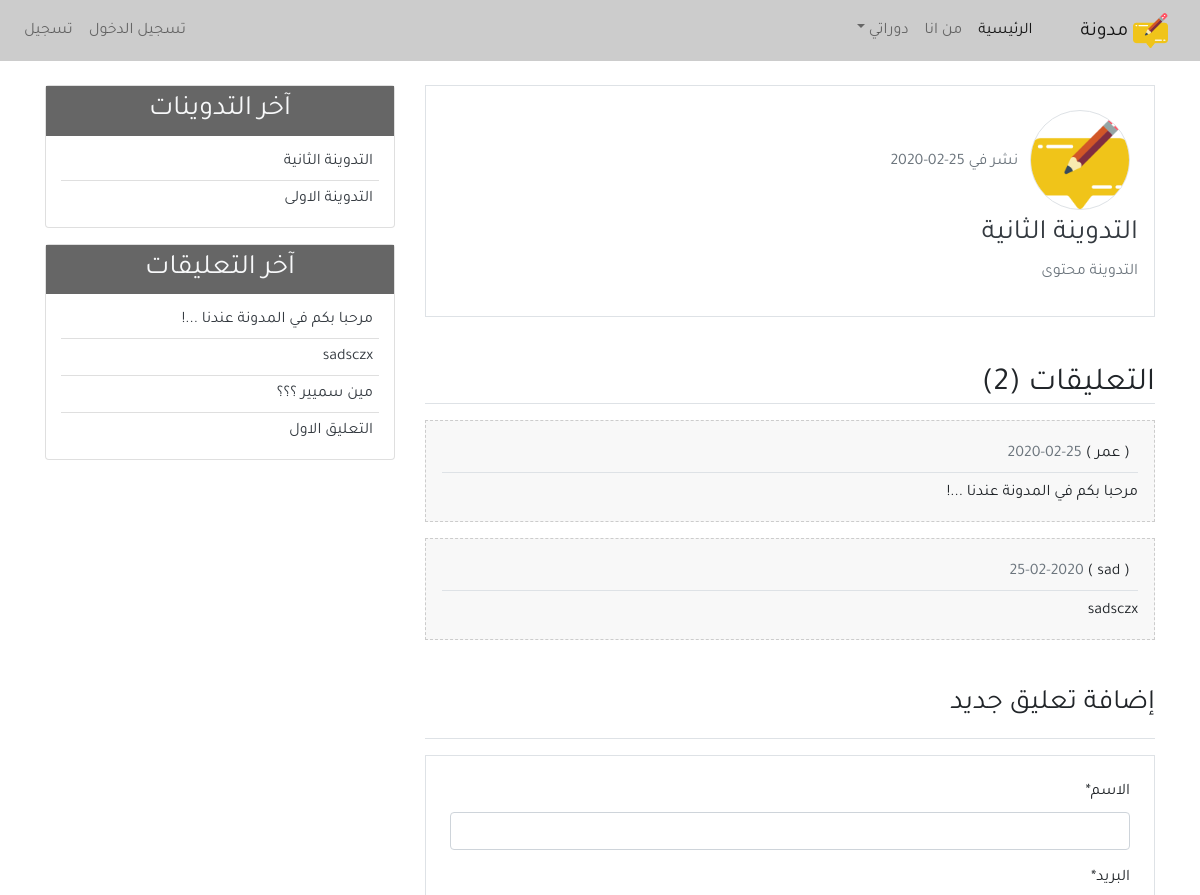
The page /detail/2/ (upper part) on the database as committed earlier.
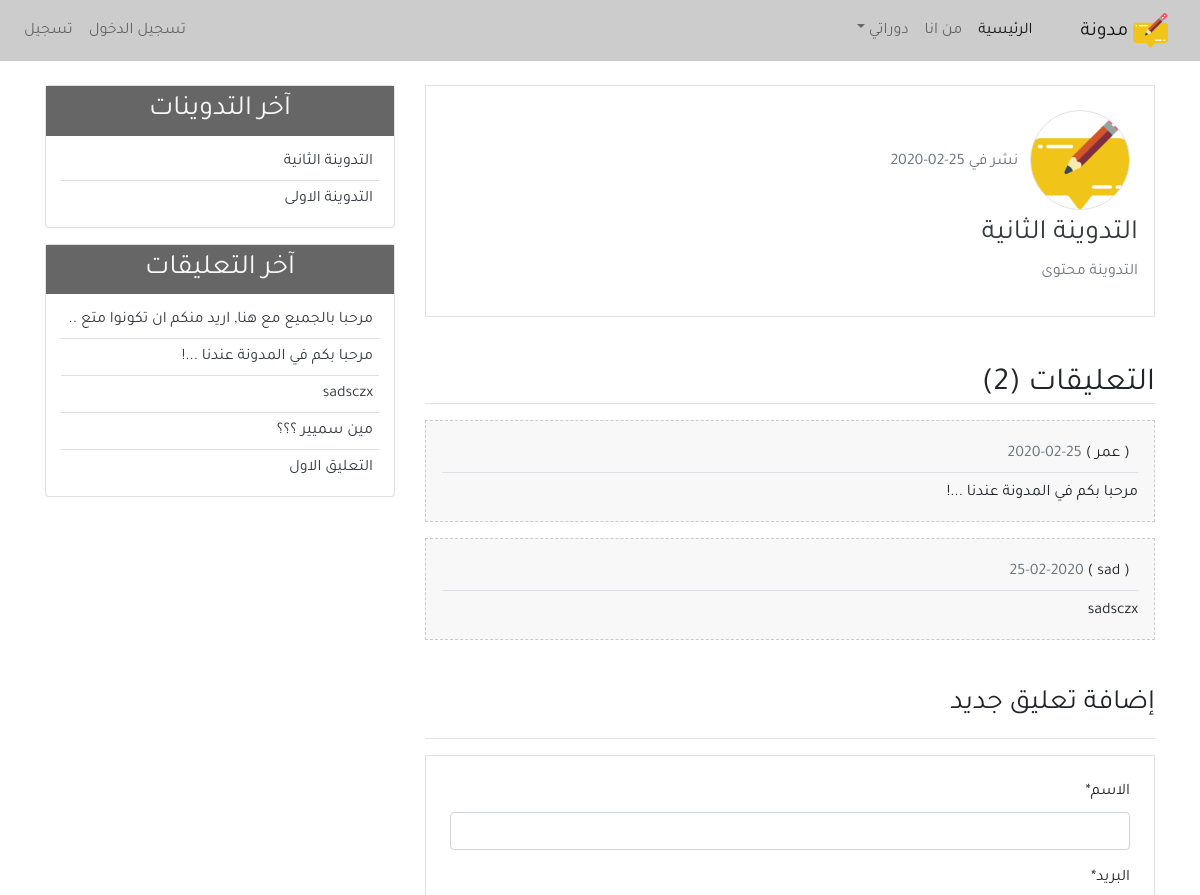
The same page on the database as committed later.
### blog/models.py (models this page shows, shortened)
class Comment(models.Model):
    name = models.CharField(max_length=50, verbose_name='الاسم')
    email = models.EmailField(verbose_name='البريد')
    body = models.TextField(verbose_name='التعليق')
    comment_date = models.DateTimeField(auto_now_add=True)
    active = models.BooleanField(default=False)
    post = models.ForeignKey(Post, on_delete=models.CASCADE, related_name='comments')
    class Meta:
        ordering = ('-comment_date',)

class Post(models.Model):
    title = models.CharField(max_length=100)
    content = models.TextField()
    post_date = models.DateTimeField(default=timezone.now)
    post_update = models.DateTimeField(auto_now=True)
    author = models.ForeignKey(User, on_delete=models.CASCADE)
    def __str__(self):
        return self.title
    class Meta:
        ordering = ('-post_date',)

### blog/views.py (the view)
# urls.py: path('detail/<int:post_id>/', views.post_detail, name='detail')
def post_detail(req, post_id):
    post = get_object_or_404(Post, pk=post_id)
    comments = post.comments.filter(active=True)
    if req.method == 'POST':
        comment_form = NewComment(data=req.POST)
        if comment_form.is_valid():
            new_comment = comment_form.save(commit=False)
            new_comment.post = post
            new_comment.save()
            comment_form = NewComment()
    else:
        comment_form = NewComment()
    context={
        'title': post,
        'post': post,
        'comments': comments,
        'comment_form': comment_form,
    }
    return render(req, 'blog/detail.html',context)

### blog/forms.py
class NewComment(forms.ModelForm):
    class Meta:
        model = Comment
        fields = ('name','email','body')

### blog/templatetags/post_tag.py (called while the page is built)
@register.inclusion_tag('blog/latest_posts.html')
def latest_posts():
    context = {
        'l_posts':Post.objects.all()[0:5]
    }
    return context

@register.inclusion_tag('blog/latest_comments.html')
def latest_comments():
    context = {
        'l_comments': Comment.objects.filter(active=True)[:5],
    }
    return context

### blog/templates/blog/detail.html (shortened to what this page needs)
{% extends 'blog/base.html' %}
{% load static %}
{% load crispy_forms_tags %}
{% block content %}
        <div class="border p-3 mb-3">
            <img class="img-fluid rounded-circle border m-2 " src="{% static 'blog/images/favicon.png' %}" width="100px" alt="صورة الناشر" />
            <span class="text-secondary">نشر في {{post.post_date|date:'d-m-Y'}}
            <h3><a class="text-dark" href="">{{post.title}}</a></h3>
            <p>{{post.content}}</p>
        </div>
        <div>
            <h2 class="border-bottom mt-5 mb-3">التعليقات ({{comments.count}})</h2>
            {% if comments %}
            {% for comment in comments %}
                <div class="mb-3 p-3 comment">
                    <h6 class="border-bottom p-2"> ( {{comment.name}}  )
                        <span class="text-secondary">{{comment.comment_date|date:'d-m-Y'}}</span>
                    </h6>
                    <p class="mb-0">{{comment.body}}</p>
                </div>
            {% endfor %}
            {% else %}
            <div class="text-center mb-3 p-4 comment">
                <h5 class="mb-0"> لا يوجد تعليقات</h5>
            </div>
            {% endif %}
        </div>
        <h3 class="border-bottom pb-3 mb-3 mt-5">إضافة تعليق جديد</h3>
        <div class="border p-4 mb-5 mt-3">
            <form method="POST">
                {{comment_form|crispy}}
            </form>
        </div>
{% endblock content %}

### blog/templates/blog/latest_posts.html
<ul class="list-group-flush latest-post">
    {% for post in l_posts %}
        <li class="list-group-item latest-post-item">
            <a class="text-dark" href="{% url 'detail' post.id %}">
                {{post.title}}
            </a>
        </li>
    {% endfor %}
</ul>

### blog/templates/blog/latest_comments.html
<ul class="list-group-flush latest-comment">
    {% for comment in l_comments %}
        <li class="list-group-item latest-comment-item">
            <a class="text-dark" href="{% url 'detail' comment.post.id %}">
            {% if comment.body|length > 40 %}
            {{comment.body|slice:'45'}} ..
            {% else %}
            {{comment.body}}
            {% endif %}
            </a>
        </li>
    {% empty %}
    <li class="list-group-item latest-comment-item">
        لا يوجد تعليقات
    </li>
    {% endfor %}
</ul>

Rows that differ between the two databases and show on the page:
added Comment: body "مرحبا بالجميع مع هنا, اريد منكم ان تكونوا متع", shown under "آخر التعليقات"
